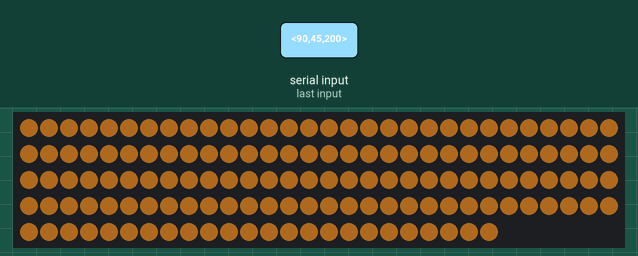
Simulated run of this sketch. Board: Arduino Uno, built with avr-gcc and run on an emulated ATmega328P. On the bench: 144 RGB LEDs in strip order, left to right, continuing on the next row. Inputs (shaded band) come from the test bench. Dim RGB values are drawn brighter than linear.

1.3 s: "<90,45,200>" received over Serial
Above: at 2.5 s.
2.8 s: "<30,150,10>" received over Serial
Timing chart, 0 to 5.8 s (numbered marks = the images above; inputs shaded):
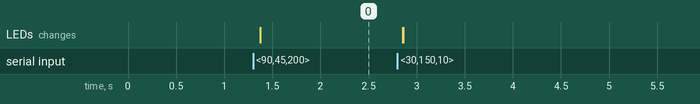

The sketch:

Pythia_def.ino
```cpp
#include <FastLED.h>
#define NUM_LEDS 144
#define DATA_PIN 6

CRGB leds[NUM_LEDS];

const byte numChars = 32;
char receivedChars[numChars];
char tempChars[numChars];        // temporary array for use when parsing

int Volume = 0;
int inColor_State = 0;
  int carica;

int inByte = 0;
int lastRead = 0;
int last_inColor_State;
int check_inColor_State[4];
int index = 0;
int lumi = 0;

boolean newData = false;
boolean spegni = false;

char var;


void setup() {
  Serial.begin(9600);
  FastLED.addLeds<WS2812B, DATA_PIN, GRB>(leds, NUM_LEDS);
}


void loop() {
  recvWithStartEndMarkers();

  if (newData == true) {
    strcpy(tempChars, receivedChars);
    // this temporary copy is necessary to protect the original data
    //   because strtok() used in parseData() replaces the commas with \0
    parseData();
    //showParsedData();
    newData = false;

    //Serial.write(inColor_State);
    //    Serial.print("State: ");
    //Serial.println(inColor_State);
    //Serial.print("Vol: ");
    //Serial.println(inByte);
  //Serial.write(carica);

  }

  // ho cambiato i valori per farlo corrispondere allo stato di standby e caricamneto del mio codice, a lato ci sono quelli che avevi messo tu
  if (inColor_State == 7) { // 0
    var = 'a';
  }
  else if (inColor_State == 8) { // 7
    var = 'b';
  }
  else {
    setLed_Color();
    var = 'c';
  }

  switch (var) {
    case 'a':
      //Serial.println("standby");
      standby();
      break;

    case 'b':
      caricamento();
      break;

    case 'c':
    carica=0;
      //Serial.println("parla");
      parla();
      break;

    default:
      break;
  }

}

void standby() {
if(lumi>762){
  spegni=true;
}
else if(lumi==0){
  spegni = false;
}

if(spegni){
  lumi=lumi-2;
}
else{lumi=lumi+2;}

    FastLED.setBrightness(lumi/6);
    FastLED.show();

}


void caricamento() {
while(carica<2){
colorWipe(230, 140, 39, 7);
colorWipe(0x00, 0x00, 0x00, 7);
carica++;
}

}

void setLed_Color() {
  if (inColor_State == 1) {
    for (int i = 0; i < NUM_LEDS; i++) {
      leds[i] = CRGB ( 255, 0, 0);
    }
  }
  else if (inColor_State == 2) {
    for (int i = 0; i < NUM_LEDS; i++) {
      leds[i] = CRGB (190, 25, 0);
    }
  }
  else if (inColor_State == 3) {
    for (int i = 0; i < NUM_LEDS; i++) {
      leds[i] = CRGB (0, 200, 0);
    }
  }
  else if (inColor_State == 4) {
    for (int i = 0; i < NUM_LEDS; i++) {
      leds[i] = CRGB (0, 35, 200);
    }
  }
  else if (inColor_State == 5) {
    for (int i = 0; i < NUM_LEDS; i++) {
      leds[i] = CRGB (160, 0, 200);
    }
  }
  else if (inColor_State == 6) {
    for (int i = 0; i < NUM_LEDS; i++) {
      leds[i] = CRGB (230, 51, 112);
    }
  }
//    else if (inColor_State == 7) {
//    for (int i = 0; i < NUM_LEDS; i++) {
//      leds[i] = CRGB (0, 0, 0);
//    }
//  }
  /////////////////////////////////////// dato che ho cambiato le variabili dello switch, ho dovuto mettere un for qui altrimenti non dava il colore base quando il colore = 0
  else {
    for (int i = 0; i < NUM_LEDS; i++) {
      leds[i] = CRGB (230, 140, 39); // base
           // leds[i] = CRGB (255, 255, 255); // base

    }
  };
}


void colorWipe(byte red, byte green, byte blue, int SpeedDelay) {
  for (uint16_t i = 0; i < NUM_LEDS; i++) {
    leds[i] = CRGB (red, green, blue);
    FastLED.show();
    delay(SpeedDelay);
  }
}

void parla() {
  if (inByte > lastRead) {
    for (int i = lastRead; i <= inByte; i += 6) {  // i += 6
      FastLED.setBrightness(i);
      FastLED.show();
    }
  }

  else {
    for (int i = lastRead; i >= inByte; i -= 6) {  // i -= 6
      FastLED.setBrightness(i);
      FastLED.show();
    }
  }
  lastRead = inByte;
}
```

parsing.ino
```cpp
void parseData() {      // split the data into its parts

  char * strtokIndx; // this is used by strtok() as an index

  /*strtokIndx = strtok(tempChars, ",");     // get the first part - the string
    strcpy(boh, strtokIndx);*/ // copy it to messageFromPC

  strtokIndx = strtok(tempChars, ","); // this continues where the previous call left off
  check_inColor_State[index] = atoi(strtokIndx);
  //Serial.write(check_inColor_State);
if(index < 4){
  index++;
  }
  else{index = 0;}

  if (check_inColor_State[index] > 8) {
    inColor_State = last_inColor_State;    // convert this part to an integer
  }
  else if (index==3){
    if(check_inColor_State[0] == check_inColor_State[1] && check_inColor_State[1] == check_inColor_State[2] && check_inColor_State[1] == check_inColor_State[3]){
          inColor_State = check_inColor_State[3];
    }
  }
  last_inColor_State = inColor_State;

  strtokIndx = strtok(NULL, ",");
  Volume = atoi(strtokIndx);   // convert this part to a float
  inByte = map(Volume, 0, 255, 40, 150);
}

void recvWithStartEndMarkers() {
  static boolean recvInProgress = false;
  static byte ndx = 0;
  char startMarker = '<';
  char endMarker = '>';
  char rc;
  while (Serial.available() > 0) {
    rc = Serial.read();
    if (recvInProgress == true) {
      if (rc != endMarker) {
        receivedChars[ndx] = rc;
        ndx++;
        if (ndx >= numChars) {
          ndx = numChars - 1;
        }
      }
      else {
        receivedChars[ndx] = '\0'; // terminate the string
        recvInProgress = false;
        ndx = 0;
        newData = true;
      }
    }

    else if (rc == startMarker) {
      recvInProgress = true;
    }
  }
}
```

Measured:
- after the input at 1.3 s, the LEDs: first change after 0.07 s (image 0 shows a later state)
